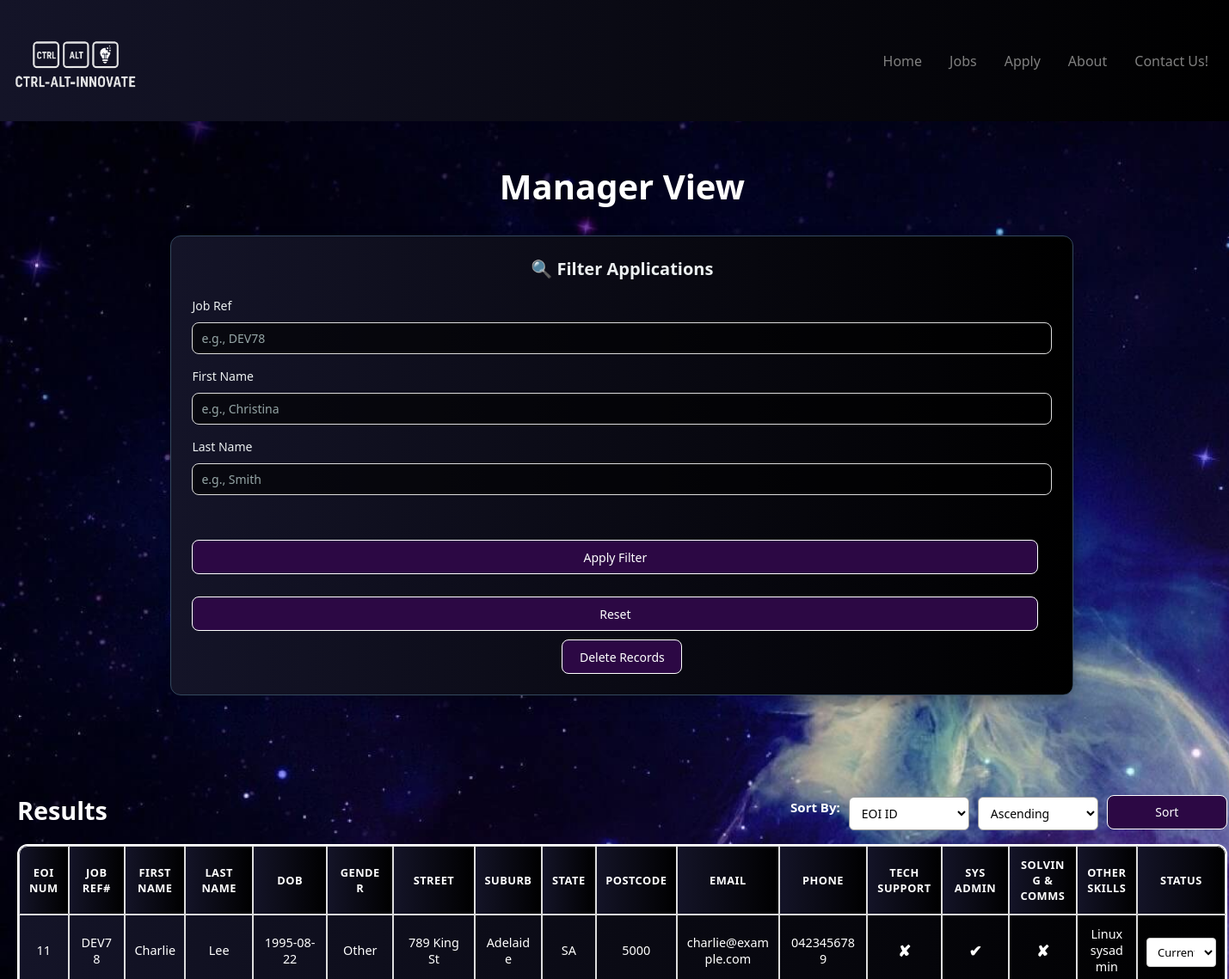
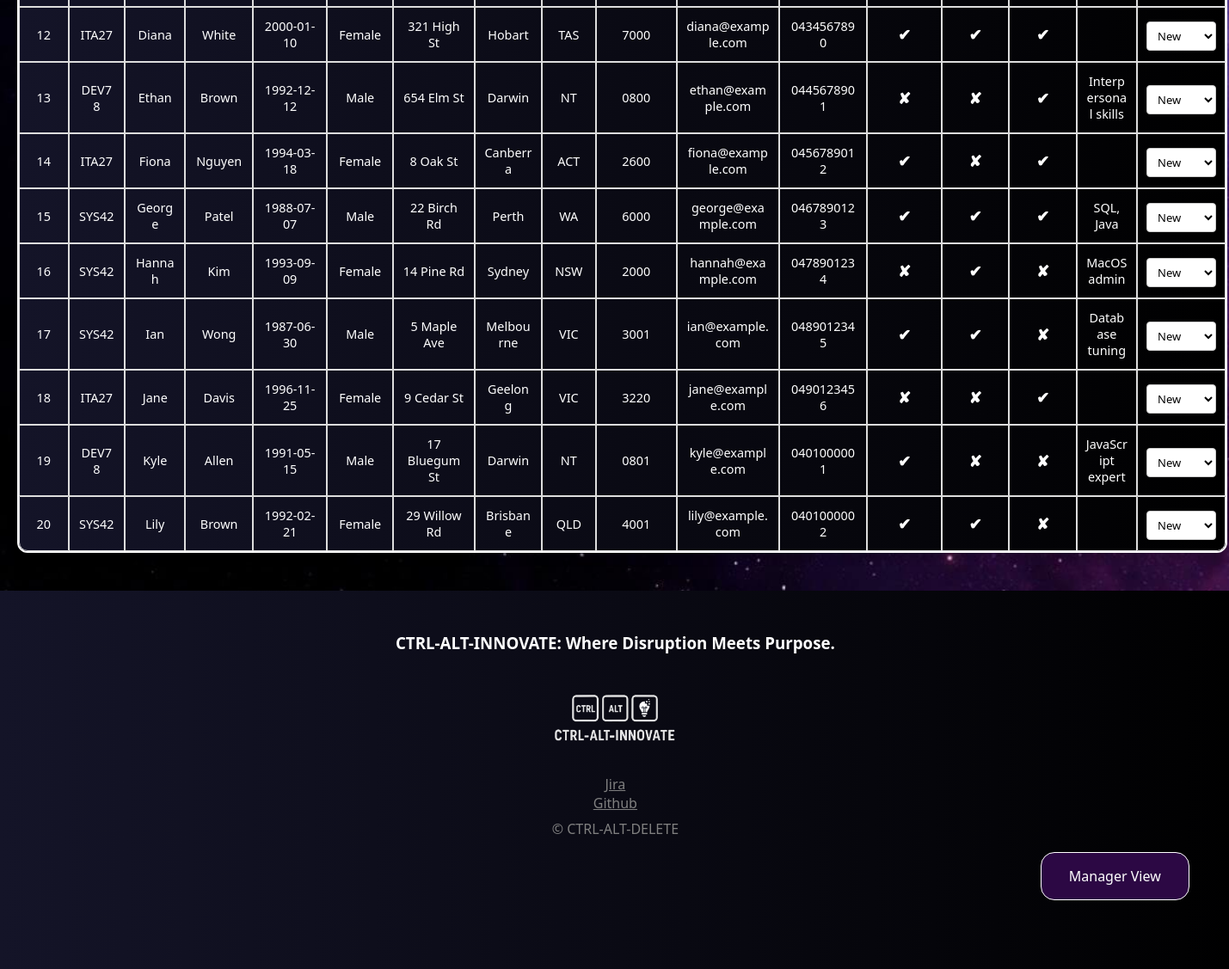
Page /manage.php (signed in) on the committed database (2 pictures, top to bottom).
### tables this page shows
CREATE TABLE `eoi` (
  `eoi_id` int(11) NOT NULL,
  `applicant_id` int(11) NOT NULL,
  `ref_id` varchar(10) NOT NULL,
  `status` enum('New','Current','Final') DEFAULT 'New'
);

CREATE TABLE `applicants` (
  `applicant_id` int(11) NOT NULL,
  `first_name` varchar(20) DEFAULT NULL,
  `last_name` varchar(20) DEFAULT NULL,
  `date_of_birth` date DEFAULT NULL,
  `gender` enum('Female','Male','Other') DEFAULT NULL,
  `street_address` varchar(40) DEFAULT NULL,
  `suburb` varchar(40) DEFAULT NULL,
  `state` enum('ACT','NSW','NT','QLD','SA','TAS','VIC','WA') DEFAULT NULL,
  `postcode` char(4) DEFAULT NULL,
  `email` varchar(50) DEFAULT NULL,
  `phone` varchar(12) DEFAULT NULL,
  `other_skills` text DEFAULT NULL
);

### manage.php (the view, shortened to what this page needs)
<?php
require_once "settings.php";
$delete_mode = false;
$query = "SELECT
    e.eoi_id,
    e.ref_id as job_reference,
    a.first_name,
    a.last_name,
    a.date_of_birth,
    a.gender,
    a.street_address,
    a.suburb,
    a.state,
    a.postcode,
    a.email,
    a.phone,
    a.other_skills,
    e.status,
    GROUP_CONCAT(s.skill_name ORDER BY s.skill_id SEPARATOR ', ') as skills_list,
    MAX(CASE WHEN s.skill_name = 'Technical Support' THEN 1 ELSE 0 END) as technical_support,
    MAX(CASE WHEN s.skill_name = 'System Administration' THEN 1 ELSE 0 END) as system_administration,
    MAX(CASE WHEN s.skill_name = 'Problem-Solving & Communication' THEN 1 ELSE 0 END) as problem_solving_and_communication
FROM eoi e
JOIN applicants a ON e.applicant_id = a.applicant_id
LEFT JOIN applicant_skills aps ON a.applicant_id = aps.applicant_id
LEFT JOIN skills s ON aps.skill_id = s.skill_id";
$search_terms = [
    "job_reference" => "",
    "first_name" => "",
    "last_name" => "",
];
$status_options = ["New", "Current", "Final"];
$sortable_fields = [
    "e.eoi_id" => "EOI ID",
    "e.ref_id" => "Job Ref",
    "a.first_name" => "First Name",
    "a.last_name" => "Last Name",
    "a.suburb" => "Suburb",
    "a.state" => "State",
    "a.postcode" => "Postcode",
    "e.status" => "Status"
];
$current_sort_field = "e.eoi_id";
$current_sort_order = "ASC";
$query .= " GROUP BY e.eoi_id, e.ref_id, a.first_name, a.last_name, a.date_of_birth, a.gender, a.street_address, a.suburb, a.state, a.postcode, a.email, a.phone, a.other_skills, e.status";
$query .= " ORDER BY $current_sort_field $current_sort_order";
$stmt = mysqli_prepare($conn, $query);
mysqli_stmt_execute($stmt);
$result = mysqli_stmt_get_result($stmt);
?>
<!DOCTYPE html>
<html>
<head>
    <link rel="stylesheet" href="styles/styles.css">
</head>
<body>
    <?php include 'header.inc' ?>
    <div class="manage-page">
        <h2>Manager View</h2>
            <form method="post">
                <div class="filter-panel">
                    <h3>🔍 Filter Applications</h3>
                            <fieldset>
                                <div class="form-group">
                                    <label for="job_reference">Job Ref</label>
                                    <input type="text" name="job_reference" value="<?= htmlspecialchars($search_terms['job_reference']) ?>" placeholder="e.g., DEV78">
                                </div>
                                <div class="form-group">
                                    <label for="first_name">First Name</label>
                                    <input type="text" name="first_name" value="<?= htmlspecialchars($search_terms['first_name']) ?>" placeholder="e.g., Christina">
                                </div>
                                <div class="form-group">
                                    <label for="last_name">Last Name</label>
                                    <input type="text" name="last_name" value="<?= htmlspecialchars($search_terms['last_name']) ?>" placeholder="e.g., Smith">
                                </div>
                            </fieldset>
                    <div class="buttons-row">
                        <input type="submit" value="Apply Filter" class="submit-btn" name="run_query">
                        <input type="submit" value="Reset" class="submit-btn" name="reset_filters">
                        <?php if (!$delete_mode): ?>
                            <button type="submit" name="toggle_delete_mode" value="1" class="submit-btn">
                                Delete Records
                            </button>
                        <?php endif; ?>
                    </div>
                </div>
                <br><br>
                <div class="results-header">
                    <h3>Results</h3>
                    <div class="sort-controls">
                        <label for="sort_field"><strong>Sort By:</strong></label>
                        <select name="sort_field" class="sort-dropdown">
                        <?php
                        foreach ($sortable_fields as $field => $label) {
                            $selected = ($current_sort_field == $field) ? "selected" : "";
                            echo "<option value=\"$field\" $selected>$label</option>";
                        }
                        ?>
                        </select>
                        <select name="sort_order" class="sort-dropdown">
                            <option value="ASC" <?= ($current_sort_order == 'ASC') ? 'selected' : '' ?>>Ascending</option>
                        </select>
                        <button type="submit" name="run_query" class="sort-btn">Sort</button>
                    </div>
                </div>
                <?php if ($result && mysqli_num_rows($result) > 0): ?>
                    <table>
                        <tr>
                            <th>EOI Num</th>
                            <th>Job Ref#</th>
                            <th>First Name</th>
                            <th>Last Name</th>
                            <th>DOB</th>
                            <th>Gender</th>
                            <th>Street</th>
                            <th>Suburb</th>
                            <th>State</th>
                            <th>Postcode</th>
                            <th>Email</th>
                            <th>Phone</th>
                            <th>Tech Support</th>
                            <th>Sys Admin</th>
                            <th>Solving & Comms</th>
                            <th>Other Skills</th>
                            <th>Status</th>
                        </tr>
                        <?php while ($row = mysqli_fetch_assoc($result)): ?>
                            <tr>
                                <td><?= htmlspecialchars($row["eoi_id"]) ?></td>
                                <td><?= htmlspecialchars($row["job_reference"]) ?></td>
                                <td><?= htmlspecialchars($row["first_name"]) ?></td>
                                <td><?= htmlspecialchars($row["last_name"]) ?></td>
                                <td><?= htmlspecialchars($row["date_of_birth"]) ?></td>
                                <td><?= htmlspecialchars($row["gender"]) ?></td>
                                <td><?= htmlspecialchars($row["street_address"]) ?></td>
                                <td><?= htmlspecialchars($row["suburb"]) ?></td>
                                <td><?= htmlspecialchars($row["state"]) ?></td>
                                <td><?= htmlspecialchars($row["postcode"]) ?></td>
                                <td><?= htmlspecialchars($row["email"]) ?></td>
                                <td><?= htmlspecialchars($row["phone"]) ?></td>
                                <td class="check_cross"><?= $row["technical_support"] ? '&#10004;' : '&#10008;'; ?></td>
                                <td class="check_cross"><?= $row["system_administration"] ? '&#10004;' : '&#10008;'; ?></td>
                                <td class="check_cross"><?= $row["problem_solving_and_communication"] ? '&#10004;' : '&#10008;'; ?></td>
                                <td><?= htmlspecialchars($row["other_skills"]) ?></td>
                                <td>
                                    <select class="status-dropdown" name="status_update[<?= $row["eoi_id"] ?>]">
                                        <?php foreach ($status_options as $status):
                                            $selected = ($row["status"] === $status) ? "selected" : "";
                                        ?>
                                            <option value="<?= $status ?>" <?= $selected ?>><?= $status ?></option>
                                        <?php endforeach; ?>
                                    </select>
                                </td>
                            </tr>
                        <?php endwhile; ?>
                    </table>
                <?php else: ?>
                    <p>No results found.</p>
                <?php endif; ?>
            </form>
    </div>
    <?php include 'footer.inc' ?>
</body>
</html>

### header.inc
<header>
    <nav>
        <a class="logo-icon" href="index.php"><img src="images/logo.png" alt="CTRL-ALT-INNOVATE Logo"></a>
        <div class="nav-options">
            <a href="index.php">Home</a>
            <a href="jobs.php">Jobs</a>
            <a href="apply.php">Apply</a>
            <a href="about.php">About</a>
            <a href="mailto:test@test.com">Contact Us!</a>
        </div>
    </nav>
</header>

### footer.inc
<footer>
<h3>CTRL-ALT-INNOVATE: Where Disruption Meets Purpose.</h3>
<a class="logo-icon" href="index.php"><img src="images/logo.png" alt="CTRL-ALT-INNOVATE Logo"></a>
<div class="footer-links">
    <a href="https://trisdinning.atlassian.net/jira/software/projects/MOR/summary" target="_blank">Jira</a>
    <a href="https://github.com/Dynamicarian/CTRL-ALT-INNOVATE" target="_blank">Github</a>
    <p>&#169; CTRL-ALT-DELETE</p>
</div>
<div class="manager-button-container">
    <a href="login.php" class="manager_page_button">Manager View</a>
</div>
</footer>

### rows in the picture
eoi: eoi_id "11", ref "DEV78", applicant.first_name "Charlie", applicant.last_name "Lee", applicant.date_of_birth "1995-08-22", applicant.gender "Other", applicant.street_address "789 King St", applicant.suburb "Adelaide", applicant.state "SA", applicant.postcode "5000", applicant.email "charlie@example.com", applicant.phone "0423456789", applicant.other_skills "Linux sysadmin", eoi_id "Current"
eoi: eoi_id "12", ref "ITA27", applicant.first_name "Diana", applicant.last_name "White", applicant.date_of_birth "2000-01-10", applicant.gender "Female", applicant.street_address "321 High St", applicant.suburb "Hobart", applicant.state "TAS", applicant.postcode "7000", applicant.email "diana@example.com", applicant.phone "0434567890", eoi_id "New"
eoi: eoi_id "13", ref "DEV78", applicant.first_name "Ethan", applicant.last_name "Brown", applicant.date_of_birth "1992-12-12", applicant.gender "Male", applicant.street_address "654 Elm St", applicant.suburb "Darwin", applicant.state "NT", applicant.postcode "0800", applicant.email "ethan@example.com", applicant.phone "0445678901", applicant.other_skills "Interpersonal skills", eoi_id "New"
eoi: eoi_id "14", ref "ITA27", applicant.first_name "Fiona", applicant.last_name "Nguyen", applicant.date_of_birth "1994-03-18", applicant.gender "Female", applicant.street_address "8 Oak St", applicant.suburb "Canberra", applicant.state "ACT", applicant.postcode "2600", applicant.email "fiona@example.com", applicant.phone "0456789012", eoi_id "New"
eoi: eoi_id "15", ref "SYS42", applicant.first_name "George", applicant.last_name "Patel", applicant.date_of_birth "1988-07-07", applicant.gender "Male", applicant.street_address "22 Birch Rd", applicant.suburb "Perth", applicant.state "WA", applicant.postcode "6000", applicant.email "george@example.com", applicant.phone "0467890123", applicant.other_skills "SQL, Java", eoi_id "New"
eoi: eoi_id "16", ref "SYS42", applicant.first_name "Hannah", applicant.last_name "Kim", applicant.date_of_birth "1993-09-09", applicant.gender "Female", applicant.street_address "14 Pine Rd", applicant.suburb "Sydney", applicant.state "NSW", applicant.postcode "2000", applicant.email "hannah@example.com", applicant.phone "0478901234", applicant.other_skills "MacOS admin", eoi_id "New"
eoi: eoi_id "17", ref "SYS42", applicant.first_name "Ian", applicant.last_name "Wong", applicant.date_of_birth "1987-06-30", applicant.gender "Male", applicant.street_address "5 Maple Ave", applicant.suburb "Melbourne", applicant.state "VIC", applicant.postcode "3001", applicant.email "ian@example.com", applicant.phone "0489012345", applicant.other_skills "Database tuning", eoi_id "New"
eoi: eoi_id "18", ref "ITA27", applicant.first_name "Jane", applicant.last_name "Davis", applicant.date_of_birth "1996-11-25", applicant.gender "Female", applicant.street_address "9 Cedar St", applicant.suburb "Geelong", applicant.state "VIC", applicant.postcode "3220", applicant.email "jane@example.com", applicant.phone "0490123456", eoi_id "New"
eoi: eoi_id "19", ref "DEV78", applicant.first_name "Kyle", applicant.last_name "Allen", applicant.date_of_birth "1991-05-15", applicant.gender "Male", applicant.street_address "17 Bluegum St", applicant.suburb "Darwin", applicant.state "NT", applicant.postcode "0801", applicant.email "kyle@example.com", applicant.phone "0401000001", applicant.other_skills "JavaScript expert", eoi_id "New"
eoi: eoi_id "20", ref "SYS42", applicant.first_name "Lily", applicant.last_name "Brown", applicant.date_of_birth "1992-02-21", applicant.gender "Female", applicant.street_address "29 Willow Rd", applicant.suburb "Brisbane", applicant.state "QLD", applicant.postcode "4001", applicant.email "lily@example.com", applicant.phone "0401000002", eoi_id "New"

### other values in the picture
form field sort_field "EOI ID"
